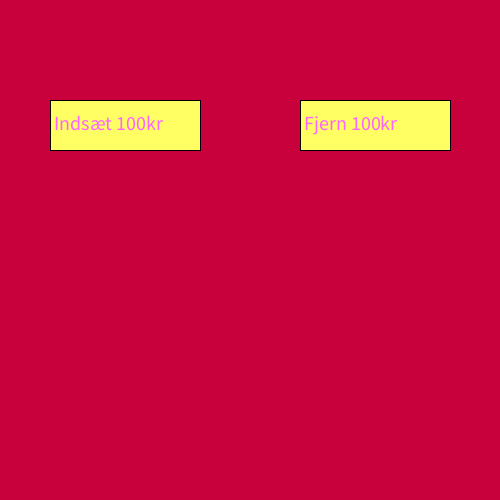
Frame 1 (no input)
Frame 60 (the mouse pressed at the canvas centre just before this capture): identical to frame 1, image omitted
Frame 120 (the mouse held since frame 60 and released just before this capture): identical to frame 1, image omitted

The Processing sketch that drew this single still picture (run headless with seeded random() and noise(); from frame 60 on, the mouse is pressed at the canvas centre):

// Processing sketch: bank
// ── bank.pde
Knap k1;
Knap k2;
konto B1;


void setup() {
  size (500, 500);
  background(200,0,60);

  k1 = new Knap(50, 100, 150, 50, " Indsæt 100kr ");
  k2 = new Knap(300, 100, 150, 50, " Fjern 100kr ");
  B1 = new konto(200, 300, 100, 50, "Saldo");
}


void draw() {
  k1.tegnKnap();
  k2.tegnKnap();
}


void mousePressed() {
  k1.registrerKlik();
  k2.registrerKlik();
  
  if (k1.knapTrykket) {
    B1.opdaterSaldo(100);
  }
  
  if (k2.knapTrykket) {
    B1.opdaterSaldo(-100);
  }
}

// ── knap_class.pde
class Knap {
  int positionX;
  int positionY;
  int hojde;
  int bredde;
  String titel;

  boolean knapTrykket;




  Knap(int posX, int posY, int b, int h, String t) {

    positionX = posX;
    positionY = posY;
    hojde = h;
    bredde = b;
    titel = t;


    println(" positionX " + positionX + " positionY " + positionY +  " bredde " + bredde + " hojde " + hojde + " titel " + titel);
  }




  void tegnKnap() {
    fill(255, 255, 100);
    rect(positionX, positionY, bredde, hojde);
    fill(255,100,255);
    textSize(20);
    text(titel, positionX, positionY + 30);
  }




  void registrerKlik() {

    if (mousePressed == true) {
      if (mouseX > positionX && mouseX < bredde + positionX && mouseY > positionY && mouseY < hojde + positionY) {
        knapTrykket = true;
        println(titel + " trykket" );
      } else { 
        knapTrykket = false;
        println(titel + " ikke trykket" );
      }
    }
  }
}

// ── konto_class.pde
class konto {

  int bankX;
  int bankY;
  int bankB;
  int bankH;
  String kontoNavn;
  int saldo;


  konto(int bX, int bY, int bB, int bH, String KN) {

    bankX = bX;
    bankY = bY;
    bankB = bB;
    bankH = bH;
    kontoNavn = KN;
  }


  void opdaterSaldo(int belob) {

    saldo = saldo + belob;
    clear();
    background(200,0,60);
    fill(100,30,200);
    rect(bankX, bankY, bankB, bankH);
    fill(255,255,100);
    text(kontoNavn,bankX, bankY - 5);
    fill(255, 255, 100);
    textSize(30);
    text(saldo, bankX + 10, bankY + 35);
  }
}
